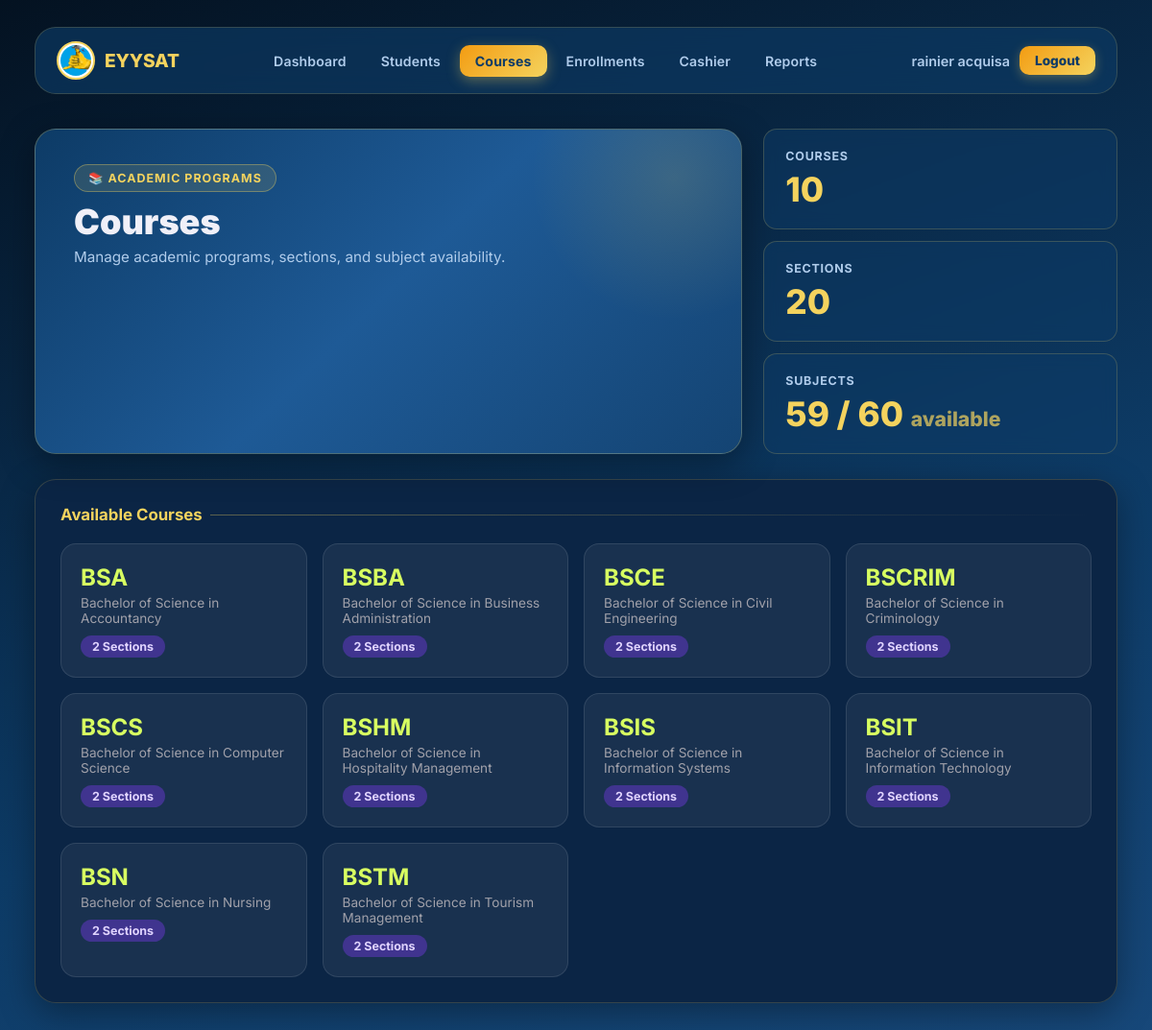
The app's page /admin/courses.php (signed in) with its own data.
### tables this page shows
CREATE TABLE `courses` (
  `id` int(11) NOT NULL,
  `course_code` varchar(20) NOT NULL,
  `course_name` varchar(100) NOT NULL,
  `created` timestamp NOT NULL DEFAULT current_timestamp()
);

### admin/courses.php (the view, shortened to what this page needs)
<?php
include '../db/dbconn.php';
$coursesQuery = mysqli_query($conn, "
    SELECT
        courses.id,
        courses.course_code,
        courses.course_name,
        COUNT(sections.id) AS total_sections
    FROM courses
    LEFT JOIN sections ON courses.id = sections.course_id
    GROUP BY courses.id
    ORDER BY courses.course_code
");
$totalCourses  = mysqli_num_rows($coursesQuery);
$totalSections = (int) mysqli_fetch_assoc(mysqli_query($conn, 'SELECT COUNT(*) total FROM sections'))['total'];
$totalSubjects = (int) mysqli_fetch_assoc(mysqli_query($conn, 'SELECT COUNT(*) total FROM subjects'))['total'];
$availSubjects = (int) mysqli_fetch_assoc(mysqli_query($conn, 'SELECT COUNT(*) total FROM subjects WHERE is_available = 1'))['total'];
mysqli_data_seek($coursesQuery, 0);
?>
<!DOCTYPE html>
<html lang="en">
<head>
    <link rel="stylesheet" href="../css/admin_dashboard.css">
</head>
<body>
<div class="dashboard-container">
    <?php include 'navbar_layout.php'; ?>
    <div class="hero">
        <div class="welcome">
            <span class="hero-badge">📚 Academic Programs</span>
            <h1>Courses</h1>
            <p>Manage academic programs, sections, and subject availability.</p>
        </div>
        <div class="hero-stats">
            <div class="mini-stat">
                <h3>Courses</h3>
                <span><?= $totalCourses ?></span>
            </div>
            <div class="mini-stat">
                <h3>Sections</h3>
                <span><?= $totalSections ?></span>
            </div>
            <div class="mini-stat">
                <h3>Subjects</h3>
                <span><?= $availSubjects ?> / <?= $totalSubjects ?> <small style="font-size:.6em;opacity:.7;">available</small></span>
            </div>
        </div>
    </div>
    <div class="analytics-grid" style="grid-template-columns:1fr;">
        <div class="card">
            <h3>Available Courses</h3>
            <div class="course-grid">
                <?php while ($course = mysqli_fetch_assoc($coursesQuery)) { ?>
                    <a href="courses.php?course=<?= (int) $course['id'] ?>" class="course-card">
                        <h2><?= htmlspecialchars($course['course_code']) ?></h2>
                        <p><?= htmlspecialchars($course['course_name']) ?></p>
                        <span><?= (int) $course['total_sections'] ?> Sections</span>
                    </a>
                <?php } ?>
            </div>
        </div>
    </div>
</div>
</body>
</html>

### admin/navbar_layout.php
<?php
$currentPage = basename($_SERVER['PHP_SELF']);
function nav_active(string $file, string $current): string {
    return $current === $file ? ' class="active"' : '';
}
?>
<div class="navbar">
    <div class="logo">
        <img src="../img/eyysat.png" alt="EYYSAT Logo" class="logo-image">
        <span class="logo-text">EYYSAT</span>
    </div>
    <div class="nav-menu">
        <a href="admin_dashboard.php"<?= nav_active('admin_dashboard.php', $currentPage) ?>>Dashboard</a>
        <a href="students.php"<?= nav_active('students.php', $currentPage) ?>>Students</a>
        <a href="courses.php"<?= nav_active('courses.php', $currentPage) ?>>Courses</a>
        <a href="enrollments.php"<?= nav_active('enrollments.php', $currentPage) ?>>Enrollments</a>
        <a href="cashier.php"<?= nav_active('cashier.php', $currentPage) ?>>Cashier</a>
        <a href="reports.php"<?= nav_active('reports.php', $currentPage) ?>>Reports</a>
    </div>
    <div class="profile">
        <span><?= htmlspecialchars($_SESSION['admin_name'] ?? 'Admin') ?></span>
        <a href="../auth/admin_logout.php" class="logout-btn">Logout</a>
    </div>
</div>

### admin/courses.php (style rules this page uses)
.course-grid { display:grid; grid-template-columns:repeat(auto-fill,minmax(210px,1fr)); gap:16px; margin-top:16px; }
.course-card { background:rgba(255,255,255,.06); border:1px solid rgba(255,255,255,.1); border-radius:16px; padding:20px; text-decoration:none; color:#fff; transition:.25s; }
.course-card h2 { font-size:1.5rem; color:#d8ff61; margin-bottom:4px; }
.course-card p { font-size:.85rem; color:#a1a1aa; margin-bottom:10px; }
.course-card span { display:inline-block; background:rgba(124,58,237,.4); color:#e0d4ff; font-size:.78rem; padding:4px 12px; border-radius:999px; }

### records on screen
courses: course_code "BSA", course_name "Bachelor of Science in Accountancy", total_sections "2"
courses: course_code "BSBA", course_name "Bachelor of Science in Business Administration", total_sections "2"
courses: course_code "BSCE", course_name "Bachelor of Science in Civil Engineering", total_sections "2"
courses: course_code "BSCRIM", course_name "Bachelor of Science in Criminology", total_sections "2"
courses: course_code "BSCS", course_name "Bachelor of Science in Computer Science", total_sections "2"
courses: course_code "BSHM", course_name "Bachelor of Science in Hospitality Management", total_sections "2"
courses: course_code "BSIS", course_name "Bachelor of Science in Information Systems", total_sections "2"
courses: course_code "BSIT", course_name "Bachelor of Science in Information Technology", total_sections "2"
courses: course_code "BSN", course_name "Bachelor of Science in Nursing", total_sections "2"
courses: course_code "BSTM", course_name "Bachelor of Science in Tourism Management", total_sections "2"

### other values on screen
$_SESSION['admin_name'] "rainier acquisa"
$totalCourses "10"
$totalSections "20"
$availSubjects "59"
$totalSubjects "60"
